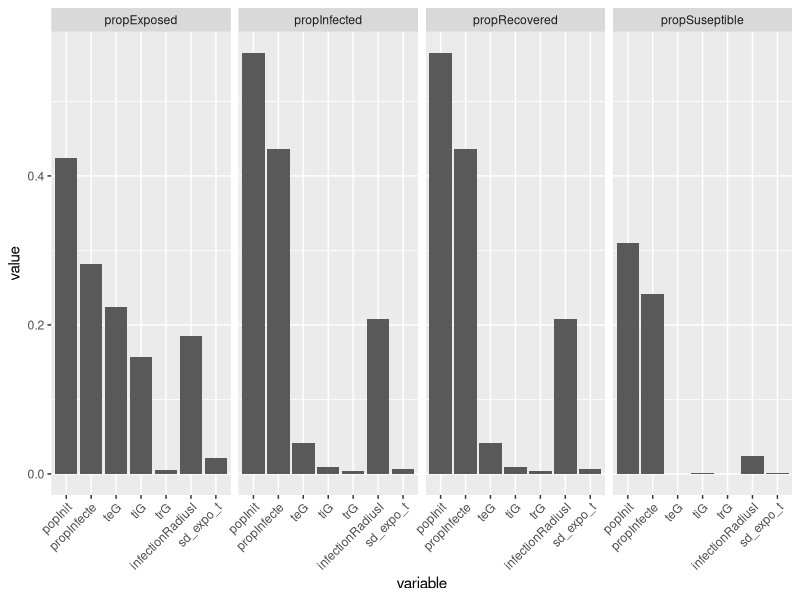
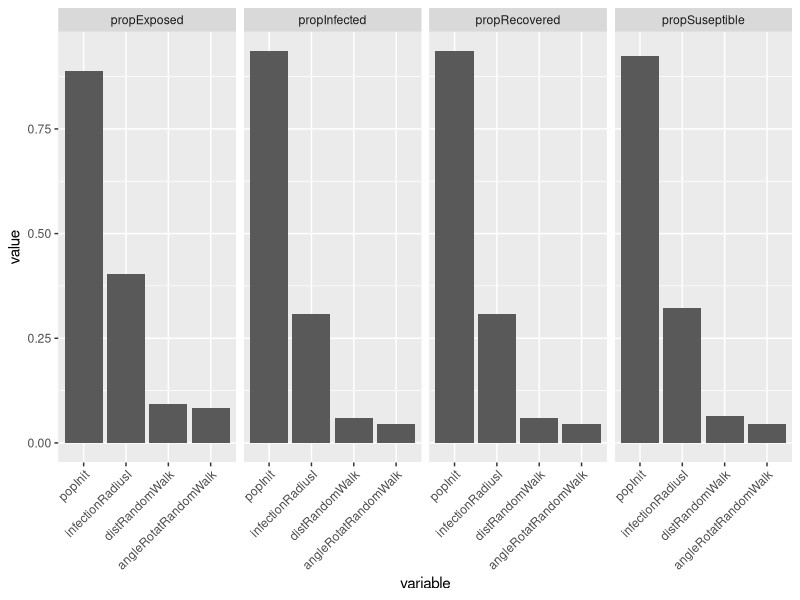
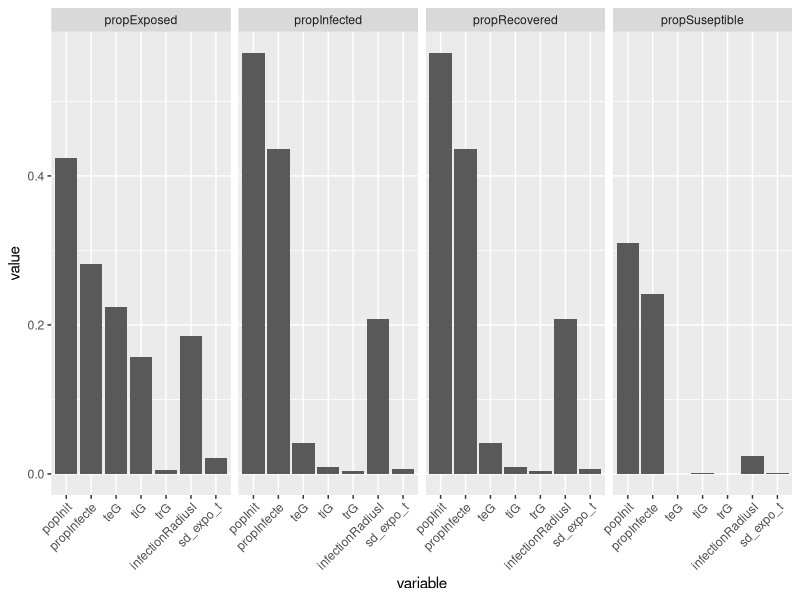
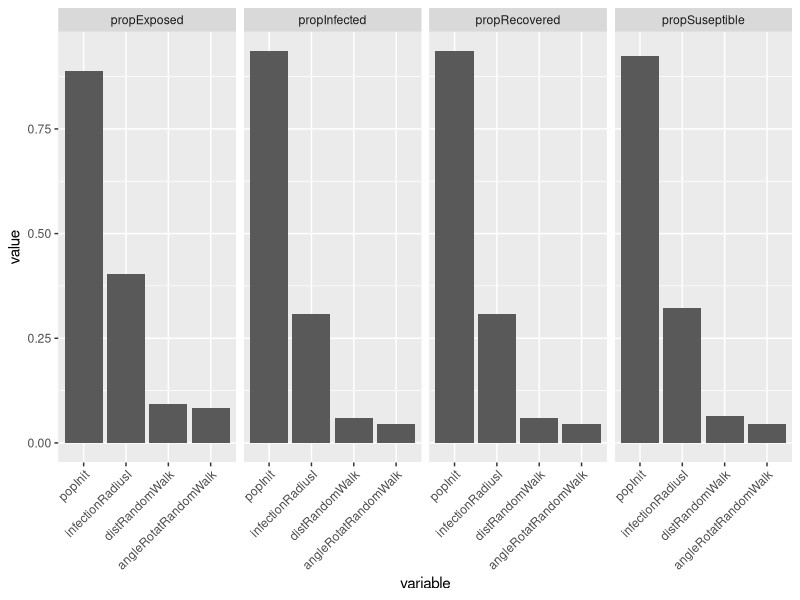

Source code (R) for these figures, in order:
# A graphic to see influence of each output on varibles 

library("ggplot2")
library('reshape2')

setwd("~/github/repro-seir/")

data.df <- read.csv("results_saltelli/totalOrderIndices.csv")

data.melt <- melt(data.df, id.vars = "output")

ggplot(data = data.melt)+
  geom_bar(aes(x = variable, y = value), stat = "identity")+
  facet_grid(.~output)+
  theme(axis.text.x = element_text(angle = 45, hjust=1))

ggsave("img/totalOrderIndices.png")

##############################################################
## Saltelli M1
##############################################################

data2.df <- read.csv("results_saltelli2_m1Seir/totalOrderIndices.csv")

data2.melt <- melt(data2.df, id.vars = "output")

ggplot(data = data2.melt)+
  geom_bar(aes(x = variable, y = value), stat = "identity")+
  facet_grid(.~output)+
  theme(axis.text.x = element_text(angle = 45, hjust=1))

ggsave("img/totalOrderIndices_sm1.png")
